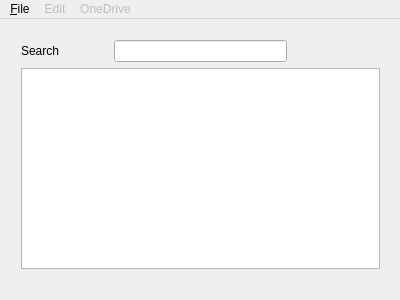
<?xml version="1.0" encoding="UTF-8"?>
<ui version="4.0">
 <class>MainWindow</class>
 <widget class="QMainWindow" name="MainWindow">
  <property name="geometry">
   <rect>
    <x>0</x>
    <y>0</y>
    <width>400</width>
    <height>300</height>
   </rect>
  </property>
  <property name="windowTitle">
   <string>RememberKey</string>
  </property>
  <widget class="QWidget" name="centralWidget">
   <property name="enabled">
    <bool>true</bool>
   </property>
   <widget class="QWidget" name="gridLayoutWidget">
    <property name="geometry">
     <rect>
      <x>10</x>
      <y>10</y>
      <width>381</width>
      <height>251</height>
     </rect>
    </property>
    <layout class="QGridLayout" name="gridLayout">
     <property name="sizeConstraint">
      <enum>QLayout::SetDefaultConstraint</enum>
     </property>
     <item row="0" column="1" colspan="2">
      <widget class="QLineEdit" name="searchEdit"/>
     </item>
     <item row="1" column="0" colspan="4">
      <widget class="QTableView" name="itemsTable">
       <property name="contextMenuPolicy">
        <enum>Qt::CustomContextMenu</enum>
       </property>
       <property name="selectionMode">
        <enum>QAbstractItemView::SingleSelection</enum>
       </property>
       <property name="selectionBehavior">
        <enum>QAbstractItemView::SelectRows</enum>
       </property>
      </widget>
     </item>
     <item row="0" column="0">
      <widget class="QLabel" name="label">
       <property name="text">
        <string>Search</string>
       </property>
      </widget>
     </item>
    </layout>
   </widget>
  </widget>
  <widget class="QMenuBar" name="menuBar">
   <property name="geometry">
    <rect>
     <x>0</x>
     <y>0</y>
     <width>400</width>
     <height>23</height>
    </rect>
   </property>
   <widget class="QMenu" name="menu_File">
    <property name="title">
     <string>&amp;File</string>
    </property>
    <addaction name="action_New"/>
    <addaction name="action_Open"/>
    <addaction name="action_Quit"/>
    <addaction name="separator"/>
   </widget>
   <widget class="QMenu" name="menuEdit">
    <property name="enabled">
     <bool>false</bool>
    </property>
    <property name="title">
     <string>Edit</string>
    </property>
    <addaction name="actionAdd"/>
    <addaction name="actionEdit"/>
    <addaction name="actionDelete"/>
    <addaction name="separator"/>
    <addaction name="actionCopy_Username"/>
    <addaction name="actionCopy_Password"/>
   </widget>
   <widget class="QMenu" name="menuOneDrive">
    <property name="enabled">
     <bool>false</bool>
    </property>
    <property name="title">
     <string>OneDrive</string>
    </property>
    <addaction name="actionActivate"/>
    <addaction name="separator"/>
    <addaction name="actionUpload"/>
    <addaction name="actionDownload"/>
   </widget>
   <addaction name="menu_File"/>
   <addaction name="menuEdit"/>
   <addaction name="menuOneDrive"/>
  </widget>
  <action name="action_New">
   <property name="text">
    <string>New</string>
   </property>
  </action>
  <action name="action_Open">
   <property name="text">
    <string>Open</string>
   </property>
  </action>
  <action name="action_Quit">
   <property name="text">
    <string>Quit</string>
   </property>
  </action>
  <action name="actionAdd">
   <property name="text">
    <string>Add</string>
   </property>
  </action>
  <action name="actionEdit">
   <property name="text">
    <string>Edit</string>
   </property>
  </action>
  <action name="actionDelete">
   <property name="text">
    <string>Delete</string>
   </property>
  </action>
  <action name="actionCopy_Password">
   <property name="text">
    <string>Copy Password</string>
   </property>
  </action>
  <action name="actionCopy_Username">
   <property name="text">
    <string>Copy Username</string>
   </property>
  </action>
  <action name="actionActivate">
   <property name="checkable">
    <bool>true</bool>
   </property>
   <property name="enabled">
    <bool>true</bool>
   </property>
   <property name="text">
    <string>Activate</string>
   </property>
  </action>
  <action name="actionUpload">
   <property name="text">
    <string>Upload</string>
   </property>
  </action>
  <action name="actionDownload">
   <property name="text">
    <string>Download</string>
   </property>
  </action>
  <action name="actionTest">
   <property name="text">
    <string>Test</string>
   </property>
  </action>
 </widget>
 <layoutdefault spacing="6" margin="11"/>
 <resources/>
 <connections>
  <connection>
   <sender>action_Quit</sender>
   <signal>triggered()</signal>
   <receiver>MainWindow</receiver>
   <slot>close()</slot>
   <hints>
    <hint type="sourcelabel">
     <x>-1</x>
     <y>-1</y>
    </hint>
    <hint type="destinationlabel">
     <x>199</x>
     <y>149</y>
    </hint>
   </hints>
  </connection>
 </connections>
</ui>
